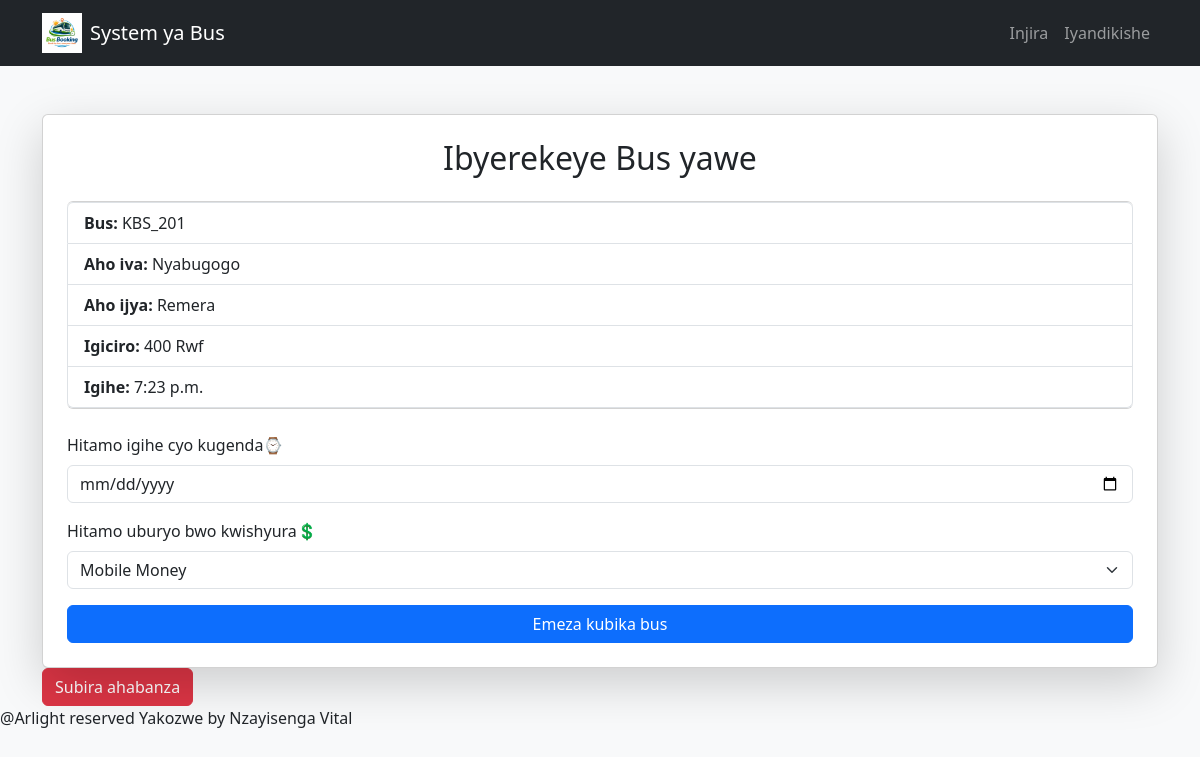
Screenshot of /book/1/ with the database file from the repository.
### mybus/models.py (models this page shows, shortened)
class Location(models.Model):
    busname = models.CharField(max_length=100)
    from_location = models.CharField(max_length=100)
    to_location = models.CharField(max_length=100)
    price = models.IntegerField()
    time = models.TimeField()

### mybus/views.py (the view, shortened to what this page needs)
# urls.py: path('book/<int:bus_id>/', views.book_bus, name='book_bus'),
def book_bus(request, bus_id):
    bus = Location.objects.get(id=bus_id)
    return render(request, 'mybus/book.html', {'bus': bus})

### mybus/templates/mybus/book.html (shortened to what this page needs)
{% load static %}
<!DOCTYPE html>
<html lang="en">
<head>
    <link href="https://cdn.jsdelivr.net/npm/bootstrap@5.3.0/dist/css/bootstrap.min.css" rel="stylesheet">
</head>
<body class="bg-light">
    <nav class="navbar navbar-expand-lg navbar-dark bg-dark">
        <div class="container">
            <a class="navbar-brand d-flex align-items-center" href="#">
                <img src="{% static 'images/logo.png' %}" width="40" height="40" class="me-2">
                System ya Bus
            </a>
            <div class="collapse navbar-collapse" id="navbarNav">
                <ul class="navbar-nav ms-auto">
                    {% if user.is_authenticated %}
                    <li class="nav-item d-flex align-items-center me-5">
                        <span class="nav-link disabled">
                            <h3 style="color: white;">Muraho🙋‍♂️, {{ user.username }}</h3>
                        </span>
                    </li>
                    <li class="nav-item">
                        <a href="{% url 'home'%}" class="nav-link text-success">Ahabanza</a>
                    </li>
                    <li class="nav-item">
                        <a class="nav-link text-white" href="{% url 'about'%}">Tumenye</a>
                    </li>
                    <li class="nav-item">
                        <a class="nav-link text-white" href="contact">Telephone</a>
                    </li>
                    <li class="nav-item">
                        <a class="nav-link text-white" href="{% url 'designer'%}">Uwayikoze</a>
                    </li>
                    <li class="nav-item">
                        <a class="nav-link text-danger" href="{% url 'logout' %}">Sohoka</a>
                    </li>
                    {% else %}
                    <li class="nav-item">
                        <a class="nav-link" href="{% url 'login' %}">Injira</a>
                    </li>
                    <li class="nav-item">
                        <a class="nav-link" href="{% url 'register' %}">Iyandikishe</a>
                    </li>
                    {% endif %}
                </ul>
            </div>
        </div>
    </nav>
    <div class="container mt-5">
        <div class="card shadow-lg p-4">
            <h2 class="text-center mb-4">Ibyerekeye Bus yawe</h2>
            <ul class="list-group mb-4">
                <li class="list-group-item"><strong>Bus:</strong> {{ bus.busname }}</li>
                <li class="list-group-item"><strong>Aho iva:</strong> {{ bus.from_location }}</li>
                <li class="list-group-item"><strong>Aho ijya:</strong> {{ bus.to_location }}</li>
                <li class="list-group-item"><strong>Igiciro:</strong> {{ bus.price }} Rwf</li>
                <li class="list-group-item"><strong>Igihe:</strong> {{ bus.time }}</li>
            </ul>
            <form method="POST">
                <div class="mb-3">
                    <label class="form-label">Hitamo igihe cyo kugenda⌚</label>
                    <input type="date" name="date" class="form-control" required>
                </div>
                <div class="mb-3">
                    <label class="form-label">Hitamo uburyo bwo kwishyura💲</label>
                    <select name="payment_method" class="form-select">
                        <option value="momo">Mobile Money</option>
                    </select>
                </div>
                <div class="d-grid">
                    <button type="submit" class="btn btn-primary">
                        Emeza kubika bus
                    </button>
                </div>
            </form>
        </div>
        <a href="{%url 'home'%}"><button class="btn btn-danger">Subira ahabanza</button></a>
    </div>
    <footer>
        <p style="margin-bottom: 5px;">@Arlight reserved Yakozwe by Nzayisenga Vital</p>
    </footer>
</body>
</html>

### rows the page displays
Location: busname "KBS_201", from_location "Nyabugogo", to_location "Remera", price "400", time "7:23 p.m."
